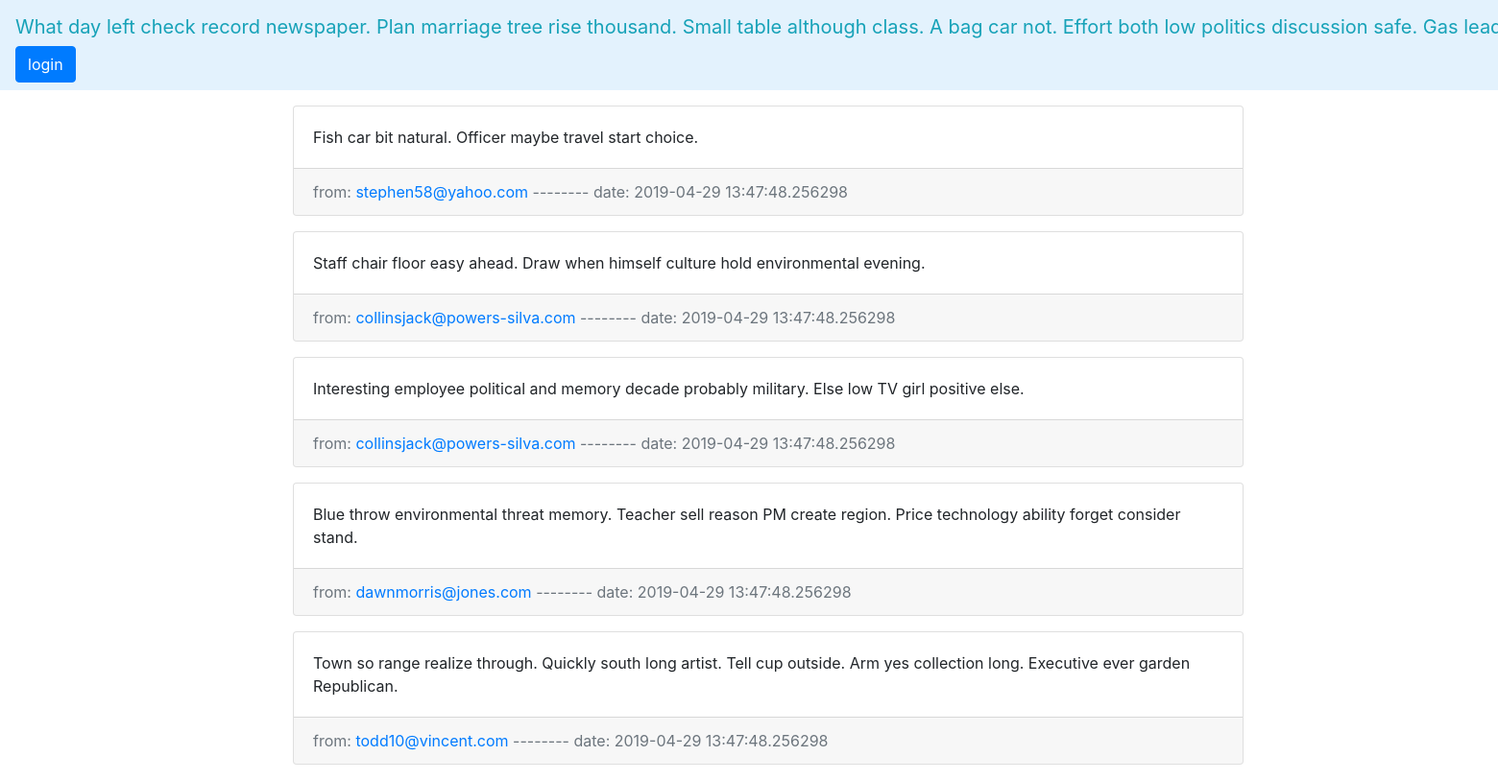
Page /messages/4/ on the committed database.
### models.py (models this page shows)
class Discussion(db.Model):
  id = db.Column(db.Integer, primary_key=True)
  title = db.Column(db.Text)

class Message(db.Model):
  id = db.Column(db.Integer, primary_key=True)
  text = db.Column(db.Text)
  date = db.Column(db.DateTime, default=datetime.datetime.now)
  discussion_id = db.Column(db.Integer, db.ForeignKey('discussion.id'), nullable=False)
  user_id = db.Column(db.Integer, db.ForeignKey('user.id'), nullable=False)

class User(db.Model):
  id = db.Column(db.Integer, primary_key=True)
  username = db.Column(db.Text,unique=True)
  password = db.Column(db.Text)

### app.py (the view, shortened to what this page needs)
@app.route('/messages/<int:discussion_id>/',methods = ['GET', 'POST'])
def messages(discussion_id):
    messages = Message.query.filter_by(discussion_id=discussion_id).order_by(Message.date.desc()).all()
    discussion = Discussion.query.filter_by(id=discussion_id).first()
    for message in messages:
       message.user = User.query.filter_by(id=message.user_id).first()
    return render_template('messages.html',messages=messages,discussion=discussion)

### templates/messages.html (shortened to what this page needs)
<!DOCTYPE html>
<html>
<head>
  <link rel="stylesheet" href="https://stackpath.bootstrapcdn.com/bootstrap/4.3.1/css/bootstrap.min.css">
</head>
<body>
  <nav class="navbar navbar-light" style="background-color: #e3f2fd;">
    <a class="navbar-brand text-info" href="#">{{ discussion.title }}</a>
    {% if 'username' in session %}
    <a href="/logout" class="btn btn-primary">logout</a>
    {% else %}
    <a href="/login" class="btn btn-primary">login</a>
    {% endif %}
	</nav>
	<div class="row align-items-center">
		<div class="col-sm-8 offset-2">
		  <ul>
		    {% for message in messages %}
		    <div class="card mt-3 mb-3">
		       	<div class="card-body">
		            <p class="card-text">{{ message.text }}</p>
		        </div>
		        <div class="card-footer text-muted">
		        from: <a href="/profile/{{ message.user.id }}/">{{ message.user.username }}</a>   --------  date: {{ message.date }}
		    	</div>
		    </div>
		    {% endfor %}
		  </ul>
		</div>
	</div>
</body>
</html>

### rows in the picture
Discussion: title "What day left check record newspaper. Plan marriage tree rise thousand. Small table although class. A bag car not. Effort both low politics discussion safe. Gas…"
Message: text "Fish car bit natural. Officer maybe travel start choice.", user.username "stephen58@yahoo.com", date "2019-04-29 13:47:48.256298"
Message: text "Staff chair floor easy ahead. Draw when himself culture hold environmental evening.", user.username "collinsjack@powers-silva.com", date "2019-04-29 13:47:48.256298"
Message: text "Interesting employee political and memory decade probably military. Else low TV girl positive else.", user.username "collinsjack@powers-silva.com", date "2019-04-29 13:47:48.256298"
Message: text "Blue throw environmental threat memory. Teacher sell reason PM create region. Price technology ability forget consider stand.", user.username "dawnmorris@jones.com", date "2019-04-29 13:47:48.256298"
Message: text "Town so range realize through. Quickly south long artist. Tell cup outside. Arm yes collection long. Executive ever garden Republican.", user.username "todd10@vincent.com", date "2019-04-29 13:47:48.256298"
